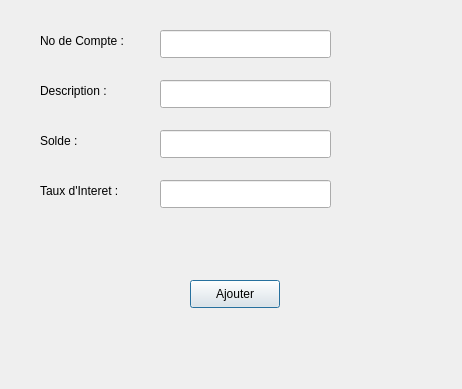
<?xml version="1.0" encoding="UTF-8"?>
<ui version="4.0">
 <class>AjoutEpargne</class>
 <widget class="QDialog" name="AjoutEpargne">
  <property name="geometry">
   <rect>
    <x>0</x>
    <y>0</y>
    <width>462</width>
    <height>389</height>
   </rect>
  </property>
  <property name="windowTitle">
   <string>AjoutEpargne</string>
  </property>
  <widget class="QLabel" name="label">
   <property name="geometry">
    <rect>
     <x>40</x>
     <y>30</y>
     <width>101</width>
     <height>21</height>
    </rect>
   </property>
   <property name="text">
    <string>No de Compte :</string>
   </property>
  </widget>
  <widget class="QLabel" name="label_2">
   <property name="geometry">
    <rect>
     <x>40</x>
     <y>180</y>
     <width>101</width>
     <height>21</height>
    </rect>
   </property>
   <property name="text">
    <string>Taux d'Interet :</string>
   </property>
  </widget>
  <widget class="QLabel" name="label_3">
   <property name="geometry">
    <rect>
     <x>40</x>
     <y>130</y>
     <width>101</width>
     <height>21</height>
    </rect>
   </property>
   <property name="text">
    <string>Solde :</string>
   </property>
  </widget>
  <widget class="QLabel" name="label_4">
   <property name="geometry">
    <rect>
     <x>40</x>
     <y>80</y>
     <width>101</width>
     <height>21</height>
    </rect>
   </property>
   <property name="text">
    <string>Description :</string>
   </property>
  </widget>
  <widget class="QLineEdit" name="lineEdit_Compte">
   <property name="geometry">
    <rect>
     <x>160</x>
     <y>30</y>
     <width>171</width>
     <height>28</height>
    </rect>
   </property>
  </widget>
  <widget class="QLineEdit" name="lineEdit_Description">
   <property name="geometry">
    <rect>
     <x>160</x>
     <y>80</y>
     <width>171</width>
     <height>28</height>
    </rect>
   </property>
  </widget>
  <widget class="QLineEdit" name="lineEdit_Solde">
   <property name="geometry">
    <rect>
     <x>160</x>
     <y>130</y>
     <width>171</width>
     <height>28</height>
    </rect>
   </property>
  </widget>
  <widget class="QLineEdit" name="lineEdit_TauxInteret">
   <property name="geometry">
    <rect>
     <x>160</x>
     <y>180</y>
     <width>171</width>
     <height>28</height>
    </rect>
   </property>
  </widget>
  <widget class="QPushButton" name="pushButtonAjouterEpargne">
   <property name="geometry">
    <rect>
     <x>190</x>
     <y>280</y>
     <width>90</width>
     <height>28</height>
    </rect>
   </property>
   <property name="text">
    <string>Ajouter</string>
   </property>
  </widget>
 </widget>
 <resources/>
 <connections>
  <connection>
   <sender>pushButtonAjouterEpargne</sender>
   <signal>clicked()</signal>
   <receiver>AjoutEpargne</receiver>
   <slot>slotConfirmerEpargne()</slot>
   <hints>
    <hint type="sourcelabel">
     <x>234</x>
     <y>293</y>
    </hint>
    <hint type="destinationlabel">
     <x>230</x>
     <y>194</y>
    </hint>
   </hints>
  </connection>
 </connections>
 <slots>
  <slot>slotConfirmerEpargne()</slot>
 </slots>
</ui>
